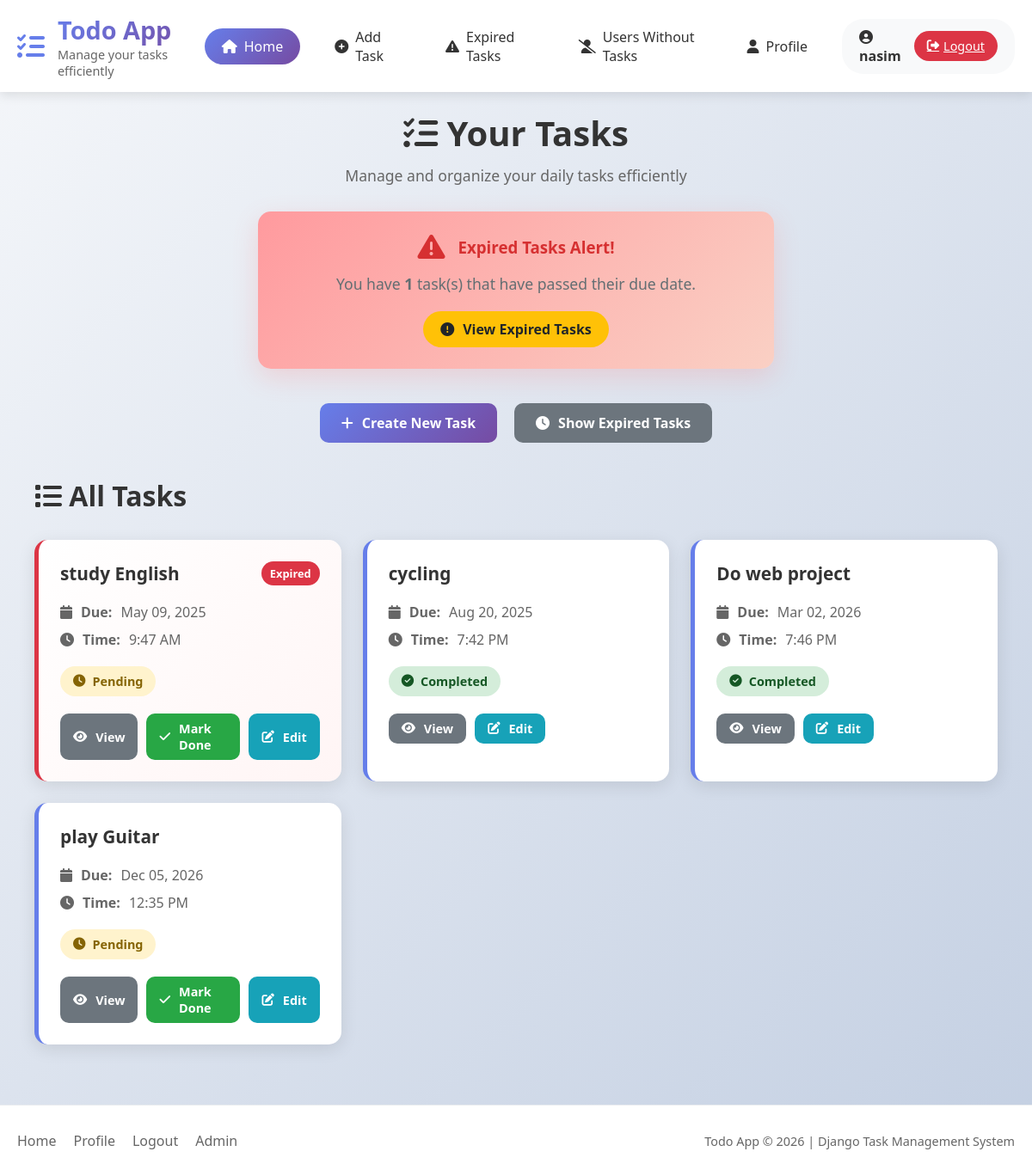
Page /tasks/ (signed in) on the committed database.
### todo/models.py (models this page shows, shortened)
class Task(models.Model):
    user = models.ForeignKey(User, on_delete=models.CASCADE, related_name='tasks', null=True, blank=True)
    title = models.CharField(max_length=200)
    due_date = models.DateTimeField()
    due_time = models.TimeField(null=True, blank=True)
    done = models.BooleanField(default=False)
    objects = TaskManager()
    class Meta:
        ordering = ['due_date']
    def is_past_due_and_incomplete(self):
        now = timezone.now().date()
        return self.due_date.date() < now and not self.done

### todo/views.py (the view)
# urls.py: path('tasks/', TaskListView.as_view(), name='task_list'),
class TaskListView(LoginRequiredMixin, ListView):
    model = Task
    template_name = 'todo/index.html'
    context_object_name = 'tasks'
    def get_queryset(self):
        if hasattr(self.request.user, 'tasks'):
            return self.request.user.tasks.all().order_by('due_date')
        return Task.objects.none()
    def get_context_data(self, **kwargs):
        context = super().get_context_data(**kwargs)
        user = self.request.user
        if hasattr(user, 'tasks'):
            expired_tasks = user.tasks.filter(
                due_date__lt=timezone.now().date(),
                done=False
            )
            context['expired_tasks'] = expired_tasks
            context['expired_count'] = expired_tasks.count()
            context['total_tasks'] = user.tasks.count()
        context['today_date'] = timezone.now()
        if not self.request.session.get('welcome_shown'):
            messages.info(self.request, f'Welcome to your task manager, {user.username}! Here are all your tasks.')
            self.request.session['welcome_shown'] = True
        return context

### todo/models.py (called while the page is built)
    def get_queryset(self):
        return TaskQuerySet(self.model, using=self._db)

### todo/templates/todo/index.html (shortened to what this page needs)
{% extends 'todo/base.html' %}
{% block content %}
<div class="home-container">
    <div class="welcome-section">
        <h1><i class="fas fa-tasks"></i> Your Tasks</h1>
        <p class="welcome-text">Manage and organize your daily tasks efficiently</p>
        {% if expired_tasks and expired_tasks.count > 0 %}
        <div class="expired-warning">
            <div class="warning-header">
                <i class="fas fa-exclamation-triangle"></i>
                <h3>Expired Tasks Alert!</h3>
            </div>
            <p>You have <strong>{{ expired_tasks.count }}</strong> task(s) that have passed their due date.</p>
            <a href="{% url 'todo:expired_tasks_list' %}" class="btn btn-warning">
                <i class="fas fa-exclamation-circle"></i> View Expired Tasks
            </a>
        </div>
        {% endif %}
    </div>
    <div class="actions-section">
        <a href="{% url 'todo:task_create' %}" class="btn btn-primary">
            <i class="fas fa-plus"></i> Create New Task
        </a>
        <a href="{% url 'todo:expired_tasks_list' %}" class="btn btn-secondary">
            <i class="fas fa-clock"></i> Show Expired Tasks
        </a>
    </div>
    {% if tasks %}
    <div class="tasks-section">
        <h2><i class="fas fa-list"></i> All Tasks</h2>
        <div class="tasks-grid">
            {% for task in tasks %}
            <div class="task-card {% if task.is_past_due_and_incomplete %}expired{% endif %}">
                <div class="task-header">
                    <h3>{{ task.title }}</h3>
                    {% if task.is_past_due_and_incomplete %}
                    <span class="expired-badge">Expired</span>
                    {% endif %}
                </div>
                <div class="task-details">
                    <p><i class="fas fa-calendar"></i> <strong>Due:</strong> {{ task.due_date|date:"M d, Y" }}</p>
                    {% if task.due_time %}
                    <p><i class="fas fa-clock"></i> <strong>Time:</strong> {{ task.due_time|time:"g:i A" }}</p>
                    {% endif %}
                </div>
                <div class="task-status">
                    {% if task.done %}
                    <span class="status done">
                        <i class="fas fa-check-circle"></i> Completed
                    </span>
                    {% else %}
                    <span class="status pending">
                        <i class="fas fa-clock"></i> Pending
                    </span>
                    {% endif %}
                </div>
                <div class="task-actions">
                    <a href="{% url 'todo:task_detail' task.pk %}" class="btn btn-view">
                        <i class="fas fa-eye"></i> View
                    </a>
                    {% if not task.done %}
                    <a href="{% url 'todo:task_update_status' task.pk %}" class="btn btn-complete">
                        <i class="fas fa-check"></i> Mark Done
                    </a>
                    {% endif %}
                    <a href="{% url 'todo:task_edit' task.pk %}" class="btn btn-edit">
                        <i class="fas fa-edit"></i> Edit
                    </a>
                </div>
            </div>
            {% endfor %}
        </div>
    </div>
    {% endif %}
</div>
{% endblock %}

### todo/templates/todo/base.html (shortened to what this page needs)
{% load static %}
<!DOCTYPE html>
<html lang="en">
<head>
    <link rel="stylesheet" href="https://cdnjs.cloudflare.com/ajax/libs/font-awesome/6.4.0/css/all.min.css">
</head>
<body>
    <header>
        <div class="container">
            <nav class="navbar">
                <a href="{% url 'todo:task_list' %}" class="logo">
                    <div class="logo-icon">
                        <i class="fas fa-tasks"></i>
                    </div>
                    <div class="logo-text">
                        <h1>Todo App</h1>
                        <p>Manage your tasks efficiently</p>
                    </div>
                </a>
                <div class="nav-links">
                    {% if user.is_authenticated %}
                        <a href="{% url 'todo:task_list' %}" class="nav-link {% if request.resolver_match.url_name == 'task_list' %}active{% endif %}">
                            <i class="fas fa-home"></i> Home
                        </a>
                        <a href="{% url 'todo:task_create' %}" class="nav-link {% if request.resolver_match.url_name == 'task_create' %}active{% endif %}">
                            <i class="fas fa-plus-circle"></i> Add Task
                        </a>
                        <a href="{% url 'todo:expired_tasks_list' %}" class="nav-link {% if request.resolver_match.url_name == 'expired_tasks_list' %}active{% endif %}">
                            <i class="fas fa-exclamation-triangle"></i> Expired Tasks
                        </a>
                        <a href="{% url 'todo:users_without_tasks' %}" class="nav-link {% if request.resolver_match.url_name == 'users_without_tasks' %}active{% endif %}">
                            <i class="fas fa-user-slash"></i> Users Without Tasks
                        </a>
                        <a href="{% url 'todo:profile' %}" class="nav-link {% if request.resolver_match.url_name == 'profile' %}active{% endif %}">
                            <i class="fas fa-user"></i> Profile
                        </a>
                        <div class="user-info">
                            <span class="username">
                                <i class="fas fa-user-circle"></i> {{ user.username }}
                            </span>
                            <a href="{% url 'todo:logout' %}" class="logout-btn">
                                <i class="fas fa-sign-out-alt"></i> Logout
                            </a>
                        </div>
                    {% endif %}
                </div>
            </nav>
        </div>
    </header>
    <main class="container">
        {% block content %}
        {% endblock %}
    </main>
    <footer>
        <div class="container">
            <div class="footer-content">
                <div class="footer-links">
                    <a href="{% url 'todo:task_list' %}">Home</a>
                    {% if user.is_authenticated %}
                    <a href="{% url 'todo:profile' %}">Profile</a>
                    <a href="{% url 'todo:logout' %}">Logout</a>
                    {% else %}
                    <a href="{% url 'todo:login' %}">Login</a>
                    <a href="{% url 'todo:register' %}">Register</a>
                    {% endif %}
                    <a href="/admin/" target="_blank">Admin</a>
                </div>
                <div class="copyright">
                    <p>Todo App &copy; {% now "Y" %} | Django Task Management System</p>
                </div>
            </div>
        </div>
    </footer>
</body>
</html>

### todo/templates/todo/base.html (style rules this page uses)
* { margin: 0; padding: 0; box-sizing: border-box; }
body { font-family: 'Segoe UI', Tahoma, Geneva, Verdana, sans-serif; background: linear-gradient(135deg, #f5f7fa 0%, #c3cfe2 100%); min-height: 100vh; }
.container { max-width: 1400px; margin: 0 auto; padding: 0 20px; }
header { background: white; box-shadow: 0 4px 12px rgba(0,0,0,0.1); position: sticky; top: 0; z-index: 1000; }
.navbar { display: flex; justify-content: space-between; align-items: center; padding: 15px 0; }
.logo { display: flex; align-items: center; gap: 15px; text-decoration: none; color: #333; }
.logo-icon { font-size: 2rem; color: #667eea; }
.logo-text h1 { font-size: 1.8rem; font-weight: 700; background: linear-gradient(135deg, #667eea 0%, #764ba2 100%); -webkit-background-clip: text; -webkit-text-fill-color: transparent; }
.logo-text p { font-size: 0.9rem; color: #666; }
.nav-links { display: flex; gap: 20px; align-items: center; }
.nav-link { text-decoration: none; color: #333; padding: 10px 20px; border-radius: 25px; font-weight: 500; transition: all 0.3s ease; display: flex; align-items: center; gap: 8px; }
.nav-link.active { background: linear-gradient(135deg, #667eea 0%, #764ba2 100%); color: white; }
.user-info { display: flex; align-items: center; gap: 15px; padding: 10px 20px; background: #f8f9fa; border-radius: 25px; }
.username { font-weight: 600; color: #333; }
.logout-btn { background: #dc3545; color: white; border: none; padding: 8px 15px; border-radius: 20px; cursor: pointer; display: flex; align-items: center; gap: 5px; font-size: 0.9rem; }
.btn { padding: 10px 25px; border-radius: 25px; text-decoration: none; font-weight: 500; transition: all 0.3s ease; display: inline-flex; align-items: center; gap: 8px; }
main { padding: 30px 0; min-height: calc(100vh - 200px); }
footer { background: white; padding: 30px 0; margin-top: 50px; border-top: 1px solid #e9ecef; }
.footer-content { display: flex; justify-content: space-between; align-items: center; flex-wrap: wrap; gap: 20px; }
.footer-links { display: flex; gap: 20px; }
.footer-links a { color: #666; text-decoration: none; }
.copyright { color: #666; font-size: 0.9rem; }

### rows in the picture
Task: title "study English", done "Expired", due_date "May 09, 2025", due_time "9:47 AM"
Task: title "cycling", due_date "Aug 20, 2025", due_time "7:42 PM", done True (drawn)
Task: title "Do web project", due_date "Mar 02, 2026", due_time "7:46 PM", done True (drawn)
Task: title "play Guitar", due_date "Dec 05, 2026", due_time "12:35 PM", done False (drawn)

### other values in the picture
{{ user.username }} "nasim"
{{ expired_tasks.count }} "1"
